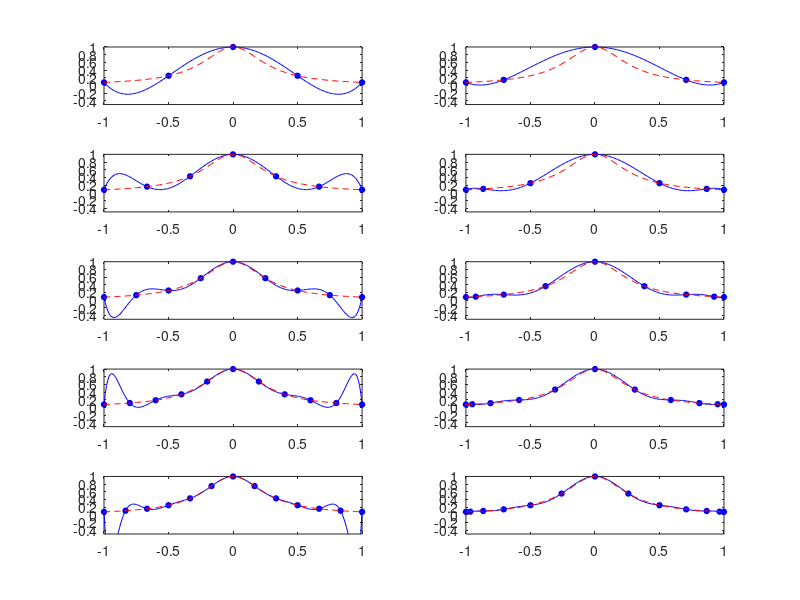

The MATLAB script that drew this image:
% Stephan Hilb, 2706616

% Aufgabenteil a)
for n = 4:2:12
    subplot(5,2,n-3);
    
    Xs = -1 + (0:n).*(2/n);
    Ys = 1./(1 + 12*Xs.^2);
    p = polyfit(Xs,Ys,n);
    
    % Ausgabe des Polynoms
    str = '';
    for i = n:-1:1
        str = strcat(str, num2str(p(n-i+1),'%+f'), '*x^', num2str(i));
    end
    str = strcat(str, '+', num2str(p(n+1)))
    
    Xp = linspace(min(Xs),max(Xs),200);
    Yp = polyval(p,Xp);
    
    plot(Xp,Yp,'b-',Xs,Ys,'bo','markersize',4,'markerfacecolor','b');
    
    % Funktion f(x)
    hold on
    Xp = linspace(-1,1,200);
    Yp = 1./(1+12*Xp.^2);
    plot(Xp,Yp,'--r');
    hold off ;
    axis([-1,1,-0.5,1]);
end

% Aufgabenteil b)
for n = 4:2:12
    subplot(5,2,n-2);
    
    Xs = cos((n-(0:n))*pi/n);
    Ys = 1./(1 + 12*Xs.^2);
    p = polyfit(Xs,Ys,n);
    
    % Ausgabe des Polynoms
    str = '';
    for i = n:-1:1
        str = strcat(str, num2str(p(n-i+1),'%+f'), '*x^', num2str(i));
    end
    str = strcat(str, '+', num2str(p(n+1)))
    
    Xp = linspace(min(Xs),max(Xs),200);
    Yp = polyval(p,Xp);
    
    plot(Xp,Yp,'b-',Xs,Ys,'bo','markersize',4,'markerfacecolor','b'); 
    
    % Funktion f(x)
    hold on
    Xp = linspace(-1,1,200);
    Yp = 1./(1+12*Xp.^2);
    plot(Xp,Yp,'--r');   
    hold off;
    axis([-1,1,-0.5,1]);
end